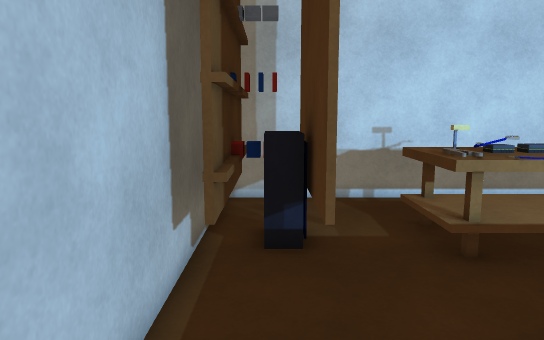
[1] (above)

16 first-person views from a walk through a scene from a Unity 3-D project. The camera is 1.5 m above the floor, tilts 8° down and sees 70° across. The floor is counted in squares, 0.5 m on a side. Each view is taken from the middle of a square. On the plan, view 1 faces up. The plan holds only what a view shows up to about 20 squares ahead; the rest is blank. The place goes on beyond the plan. The player is left out. Some surface patterns are stand-ins.

[2]
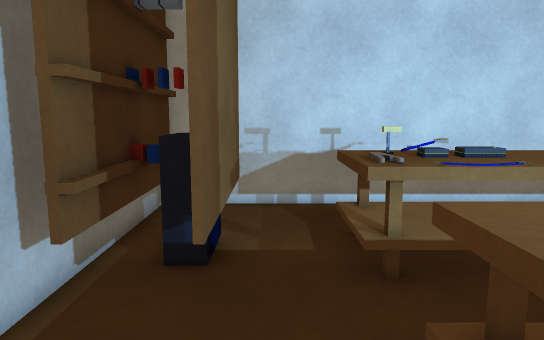

[3]
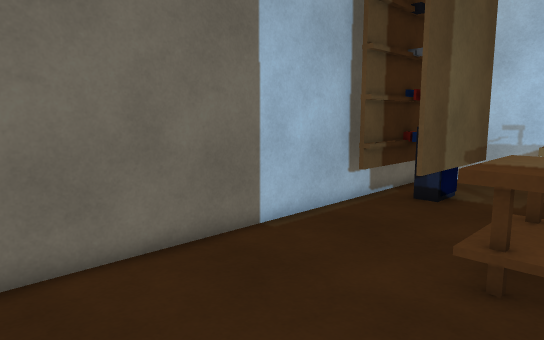

[4]
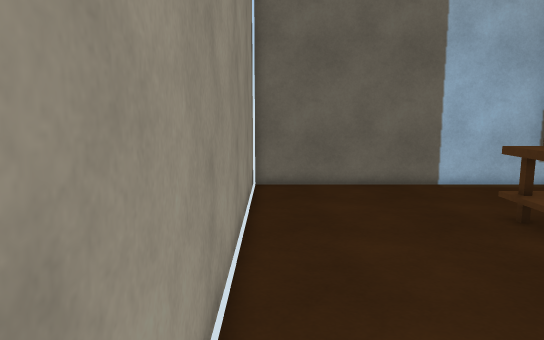

[5]
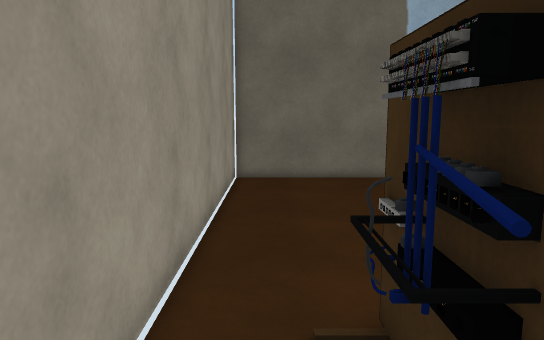

[6]
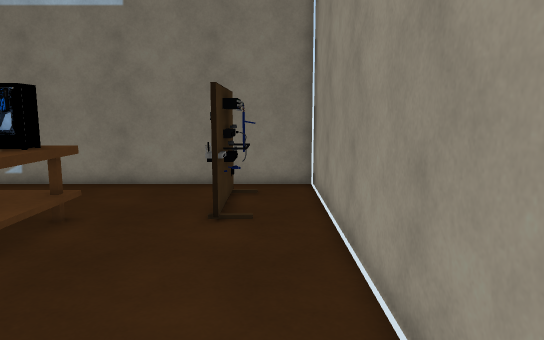

[7]
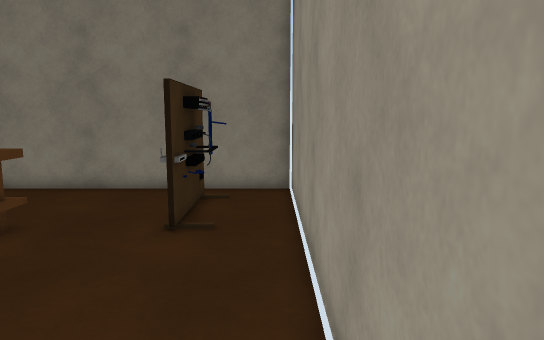

[8]
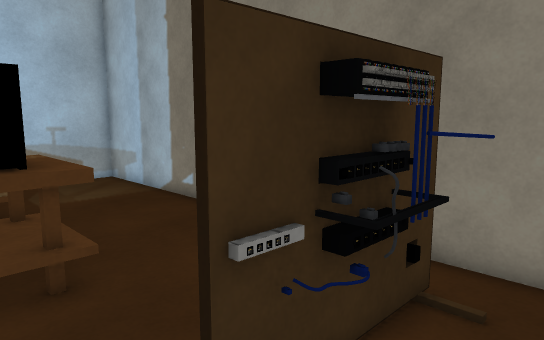

[9]
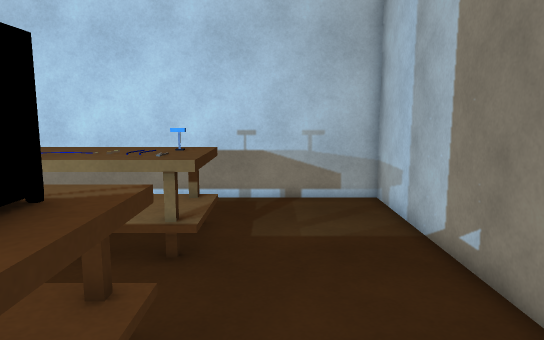

[10]
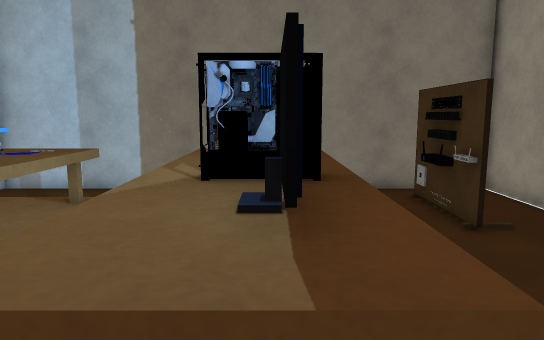

[11]
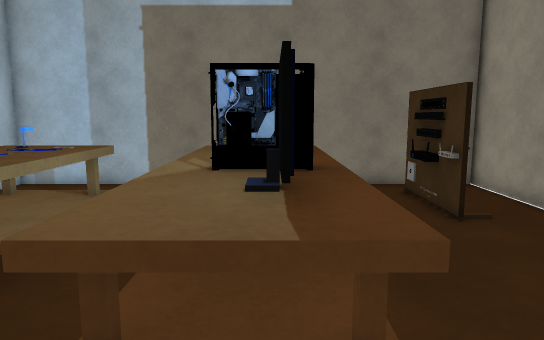

[12]
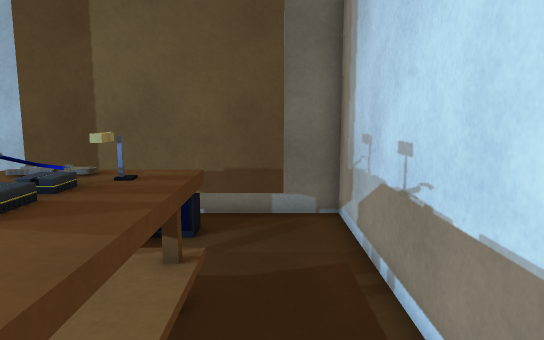

[13]
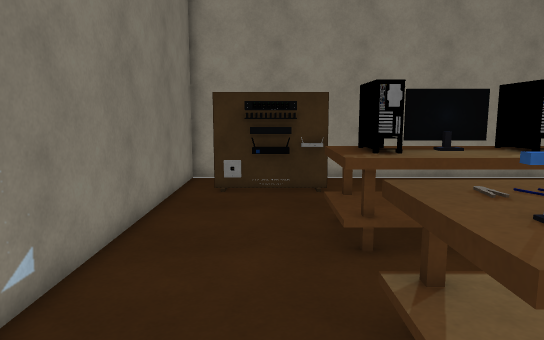

[14]
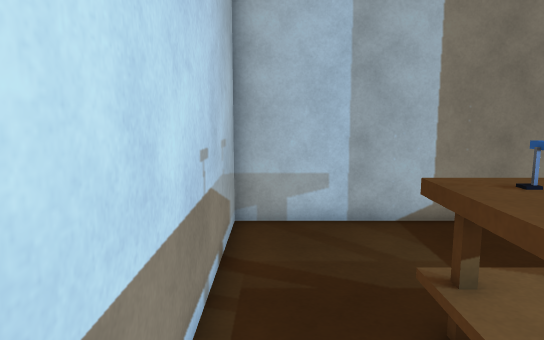

[15]
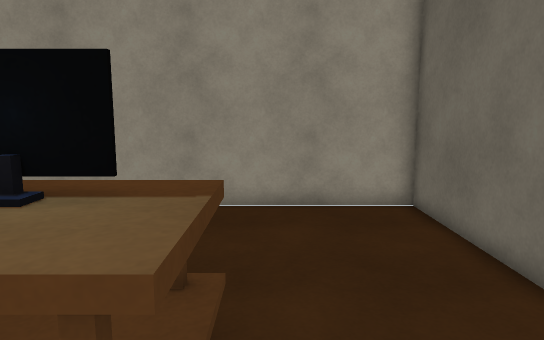

[16]
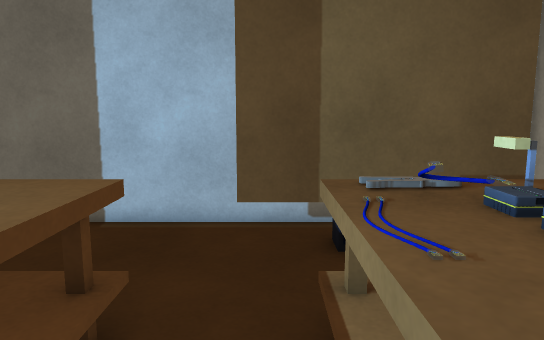

### Floor plan
Key: @ floor where view 1 was taken; # wall or solid block; . floor; T thing the floor can be seen under or through; O other object.
Columns run from 2 left of view 1 to 18 right of it. Each row starts with its distance up from view 1.
 14 #####################
 13 #....... .    ......#
 12 ##.#....    . ......#
 11 ##.O..#######TT.....#
 10 ###O..######TTT ....#
  9 #O#O..######TTT ....#
  8 ###O..#######TT ....#
  7 ##.O................#
  6 ##......... ........#
  5 #.....TTT###### ....#
  4 #.....TTT###### ....#
  3 #.....TT####### ....#
  2 #.....TTT###### ....#
  1 #...................#
  0 #.@.................#
 -1 #...................#
 -2 #.............O ###.#
 -3 #.............#####.#
 -4 #...................#
 -5 #...................#
 -6 #####################

Where each view was taken, in squares from view 1:
view 1: 0 up, 0 right, facing up
view 2: 1 up, 2 right, facing up
view 3: 5 down, 6 right, facing up-left
view 4: 5 down, 15 right, facing left
view 5: 4 down, 17 right, facing left
view 6: 4 down, 1 right, facing right
view 7: 5 down, 2 right, facing right
view 8: 5 down, 10 right, facing up-right
view 9: 0 up, 14 right, facing up
view 10: 3 up, 2 right, facing right
view 11: 3 up, 1 right, facing right
view 12: 12 up, 10 right, facing left
view 13: 13 up, 14 right, facing down
view 14: 13 up, 7 right, facing right
view 15: 7 up, 3 right, facing down
view 16: 7 up, 9 right, facing left
